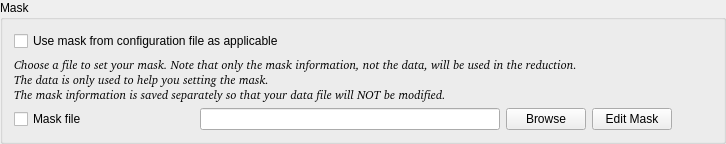
        <widget class="QGroupBox" name="mask_groupbox">
         <property name="sizePolicy">
          <sizepolicy hsizetype="Expanding" vsizetype="Preferred">
           <horstretch>0</horstretch>
           <verstretch>0</verstretch>
          </sizepolicy>
         </property>
         <property name="title">
          <string>Mask</string>
         </property>
         <layout class="QVBoxLayout" name="verticalLayout_2">
          <item>
           <widget class="QCheckBox" name="config_mask_chk">
            <property name="toolTip">
             <string>Select to mask detectors as specified in the configuration file, as applicable.</string>
            </property>
            <property name="statusTip">
             <string>Select to mask detectors as specified in the configuration file, as applicable.</string>
            </property>
            <property name="text">
             <string>Use mask from configuration file as applicable</string>
            </property>
           </widget>
          </item>
          <item>
           <widget class="QLabel" name="mask_help_label">
            <property name="font">
             <font>
              <family>Bitstream Charter</family>
              <italic>true</italic>
             </font>
            </property>
            <property name="text">
             <string>Choose a file to set your mask. Note that only the mask information, not the data, will be used in the reduction.
The data is only used to help you setting the mask.
The mask information is saved separately so that your data file will NOT be modified.</string>
            </property>
           </widget>
          </item>
          <item>
           <layout class="QHBoxLayout" name="horizontalLayout">
            <item>
             <widget class="QCheckBox" name="mask_check">
              <property name="minimumSize">
               <size>
                <width>180</width>
                <height>0</height>
               </size>
              </property>
              <property name="toolTip">
               <string>Select to apply the mask built from the specified data file.</string>
              </property>
              <property name="statusTip">
               <string>Select to apply the mask built from the specified data file.</string>
              </property>
              <property name="text">
               <string>Mask file</string>
              </property>
             </widget>
            </item>
            <item>
             <widget class="QLineEdit" name="mask_edit">
              <property name="minimumSize">
               <size>
                <width>300</width>
                <height>0</height>
               </size>
              </property>
              <property name="toolTip">
               <string>Enter a file to be used to create your mask.</string>
              </property>
              <property name="statusTip">
               <string>Enter a file to be used to create your mask.</string>
              </property>
             </widget>
            </item>
            <item>
             <widget class="QPushButton" name="mask_browse_button">
              <property name="sizePolicy">
               <sizepolicy hsizetype="Fixed" vsizetype="Fixed">
                <horstretch>0</horstretch>
                <verstretch>0</verstretch>
               </sizepolicy>
              </property>
              <property name="text">
               <string>Browse</string>
              </property>
             </widget>
            </item>
            <item>
             <widget class="QPushButton" name="mask_plot_button">
              <property name="toolTip">
               <string>Click to plot 2D data and edit mask.</string>
              </property>
              <property name="text">
               <string>Edit Mask</string>
              </property>
             </widget>
            </item>
            <item>
             <spacer name="horizontalSpacer">
              <property name="orientation">
               <enum>Qt::Horizontal</enum>
              </property>
              <property name="sizeType">
               <enum>QSizePolicy::Fixed</enum>
              </property>
              <property name="sizeHint" stdset="0">
               <size>
                <width>40</width>
                <height>20</height>
               </size>
              </property>
             </spacer>
            </item>
           </layout>
          </item>
         </layout>
        </widget>
